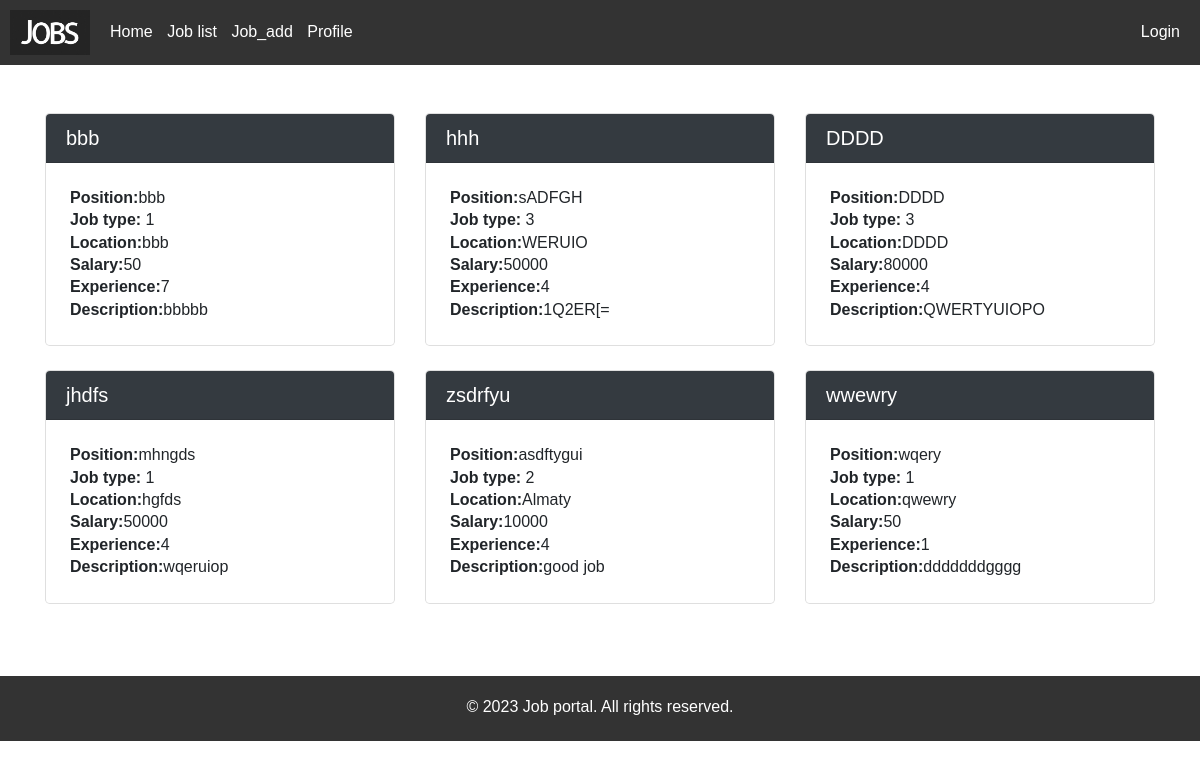
The page /jobs/ on the database as committed earlier.
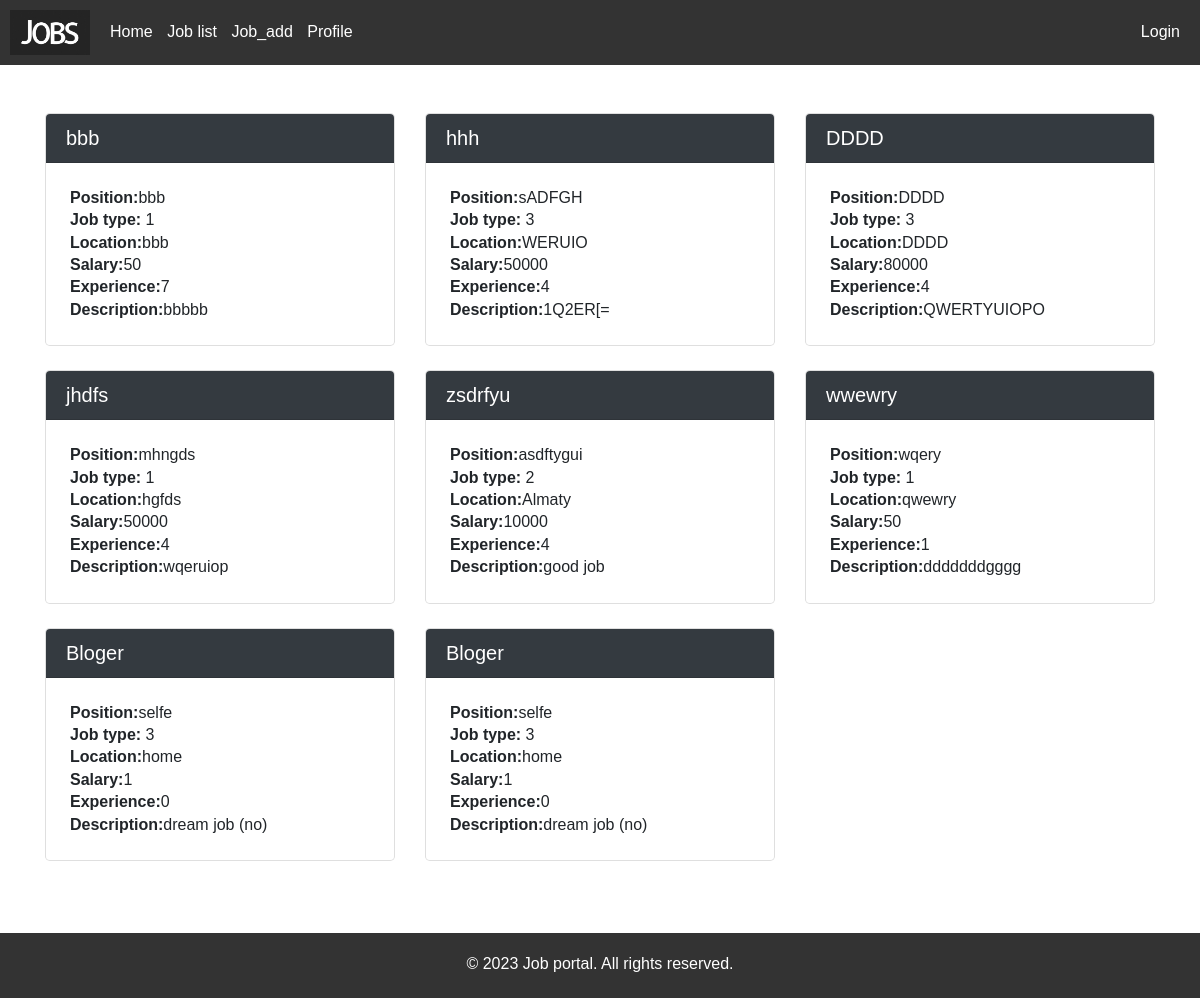
The same page on the database as committed later.
### job_portal/models.py (models this page shows, shortened)
class Job(models.Model):
    job_name = models.CharField(max_length=200, default='')
    position = models.CharField(max_length=100, default='')
    JOB_TYPE = (
        ('1', "Full time"),
        ('2', "Part time"),
        ('3', "Internship"),
    )
    job_type = models.CharField(choices=JOB_TYPE, max_length=1)
    location = models.CharField(max_length=100, default='')
    salary = models.IntegerField(null=True)
    experience = models.IntegerField(null=True)
    description = models.CharField(max_length=255, default='')

### job_portal/views.py (the view)
# urls.py: path('jobs/', views.job_list, name='job_list'),
def job_list(request):
    jobs = Job.objects.all()
    return render(request, 'job_portal/job_list.html', {'jobs': jobs})

### job_portal/templates/job_portal/job_list.html (shortened to what this page needs)
{% extends 'base.html' %}
{% load static %}
{% block content %}
    <div class="container my-5">
        <div class="row">
            {% for job in jobs %}
            <div class="col-lg-4 mb-4">
                <div class="card rounded-lg">
                    <div class="card-header bg-dark text-white rounded-top">
                        <h5 class="mb-0">{{ job.job_name }}</h5>
                    </div>
                    <div class="card-body p-4">
                        <p class="card-text"><strong>Position:</strong>{{ job.position }}</p>
                        <p class="card-text"><strong>Job type:</strong> {{ job.job_type }}</p>
                        <p class="card-text"><strong>Location:</strong>{{job.location}}</p>
                        <p class="card-text"><strong>Salary:</strong>{{job.salary}}</p>
                        <p class="card-text"><strong>Experience:</strong>{{job.experience}}</p>
                        <p class="card-text"><strong>Description:</strong>{{job.description}}</p>
                    </div>
                </div>
            </div>
            {% endfor %}
        </div>
    </div>
{% endblock content %}

### templates/base.html (shortened to what this page needs)
<!DOCTYPE html>
{% load static %}
<html>
<head>
     <link rel="stylesheet" href="https://stackpath.bootstrapcdn.com/bootstrap/4.4.1/css/bootstrap.min.css">
    <link rel="stylesheet" href="https://cdnjs.cloudflare.com/ajax/libs/font-awesome/4.7.0/css/font-awesome.min.css">
    <link rel="stylesheet" href="{% static 'main.css' %}">
</head>
<body>
    <header class="header">
    <h1 class="logo"><img src="{% static 'img/logo.jpg' %}" style="width: 80px"></h1>
    <nav class="nav">
      <ul>
        <li><a href="/">Home</a></li>
        <li><a href="/job_list">Job list</a></li>
        <li><a href="/job_add">Job_add</a></li>
        <li><a href="/profile">Profile</a></li>
      </ul>
      {% if user.is_authenticated %}
        <div class="authenticated">
            <a class="logout" href="/logout">Logout</a>
            <p class="welcome">Welcome, {{user.username}}</p>
        </div>
      {% else %}
        <a class="login" href="/login">Login</a>
      {% endif %}
    </nav>
  </header>
        {% block content %}{% endblock %}
  <footer class="footer">
    <p>&copy; 2023 Job portal. All rights reserved.</p>
  </footer>
</body>
</html>

### static/main.css (style rules this page uses)
body, h1, h2, h3, p, ul, li { margin: 0; padding: 0; }
body { font-family: Arial, sans-serif; line-height: 1.4; }
header { background-color: #333; color: #fff; padding: 20px; }
h1 { font-size: 24px; margin: 0; }
nav ul { list-style-type: none; }
nav ul li { display: inline-block; margin-right: 10px; }
nav ul li a { color: #fff; text-decoration: none; }

Rows that differ between the two databases and show on the page:
added Job: job_name "Bloger", position "selfe", job_type "3", location "home", salary "1", experience "0", description "dream job (no)"
added Job: job_name "Bloger", position "selfe", job_type "3", location "home", salary "1", experience "0", description "dream job (no)"
